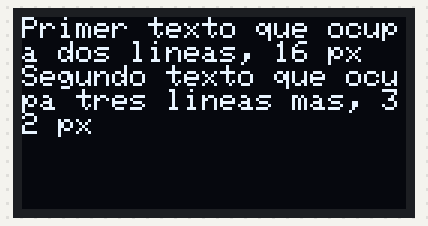
A sketch run on a simulated Arduino Uno, built with avr-gcc and run on an emulated ATmega328P. On the bench: 128×64 one-colour display.

Above: at 0.1 s.

The sketch:

oled_128x64_2.ino
```cpp
#include <Wire.h>
#include <Adafruit_GFX.h>
#include <Adafruit_SSD1306.h>

#define ANCHO 128
#define ALTO 64

#define OLED_RESET 4
Adafruit_SSD1306 oled(ANCHO, ALTO, &Wire, OLED_RESET);

void setup() {
  Wire.begin();
  oled.begin(SSD1306_SWITCHCAPVCC, 0x3C);
}

void loop() {
  oled.clearDisplay();
  oled.setTextColor(WHITE);
  oled.setTextSize(1);
  oled.setCursor(0,0);
  oled.print("Primer texto que ocupa dos lineas, 16 px");
  oled.setCursor(0,16);
  oled.print("Segundo texto que ocupa tres lineas mas, 32 px");
  oled.display();
}
```
